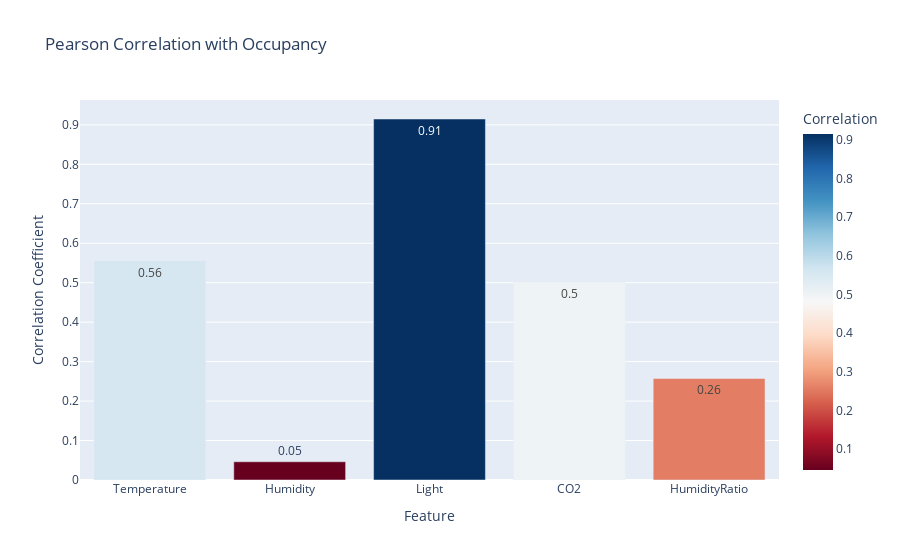

The cell this chart's notebook holds for it:
### Markdown cell above
###  Environmental Variables vs. Occupancy (Pearson correlation)

### Code cell
# Select only numeric columns
numeric_df = df[['Temperature', 'Humidity', 'Light', 'CO2', 'HumidityRatio', 'Occupancy']]

# Calculate Pearson correlation matrix
pearson_corr = numeric_df.corr(method='pearson')

# Correlation with Occupancy only
occupancy_corr = pearson_corr['Occupancy'].drop('Occupancy').reset_index()
occupancy_corr.columns = ['Feature', 'correlation']

# Bar plot using Plotly
fig = px.bar(
    occupancy_corr,
    x='Feature',
    y='correlation',
    color='correlation',
    color_continuous_scale='RdBu',
    title='Pearson Correlation with Occupancy',
    text=occupancy_corr['correlation'].round(2)
)
fig.update_layout(yaxis_title='Correlation Coefficient', coloraxis_colorbar=dict(title='Correlation'))
fig.show()

### Figure 1 — Plotly figure (JSON) as saved in the notebook; plotly's stock layout.template omitted (floating-point values rounded to 4 significant figures)
{"data": [{"hovertemplate": "Feature=%{x}<br>correlation=%{marker.color}<br>text=%{text}<extra></extra>", "legendgroup": "", "marker": {"color": [0.5556, 0.04624, 0.9148, 0.5016, 0.2573], "coloraxis": "coloraxis", "pattern": {"shape": ""}}, "name": "", "orientation": "v", "showlegend": false, "text": [0.56, 0.05, 0.91, 0.5, 0.26], "textposition": "auto", "type": "bar", "x": ["Temperature", "Humidity", "Light", "CO2", "HumidityRatio"], "xaxis": "x", "y": [0.5556, 0.04624, 0.9148, 0.5016, 0.2573], "yaxis": "y"}], "layout": {"barmode": "relative", "coloraxis": {"colorbar": {"title": {"text": "Correlation"}}, "colorscale": [[0, "rgb(103,0,31)"], [0.1, "rgb(178,24,43)"], [0.2, "rgb(214,96,77)"], [0.3, "rgb(244,165,130)"], [0.4, "rgb(253,219,199)"], [0.5, "rgb(247,247,247)"], [0.6, "rgb(209,229,240)"], [0.7, "rgb(146,197,222)"], [0.8, "rgb(67,147,195)"], [0.9, "rgb(33,102,172)"], [1, "rgb(5,48,97)"]]}, "legend": {"tracegroupgap": 0}, "title": {"text": "Pearson Correlation with Occupancy"}, "xaxis": {"anchor": "y", "domain": [0, 1], "title": {"text": "Feature"}}, "yaxis": {"anchor": "x", "domain": [0, 1], "title": {"text": "Correlation Coefficient"}}}}
